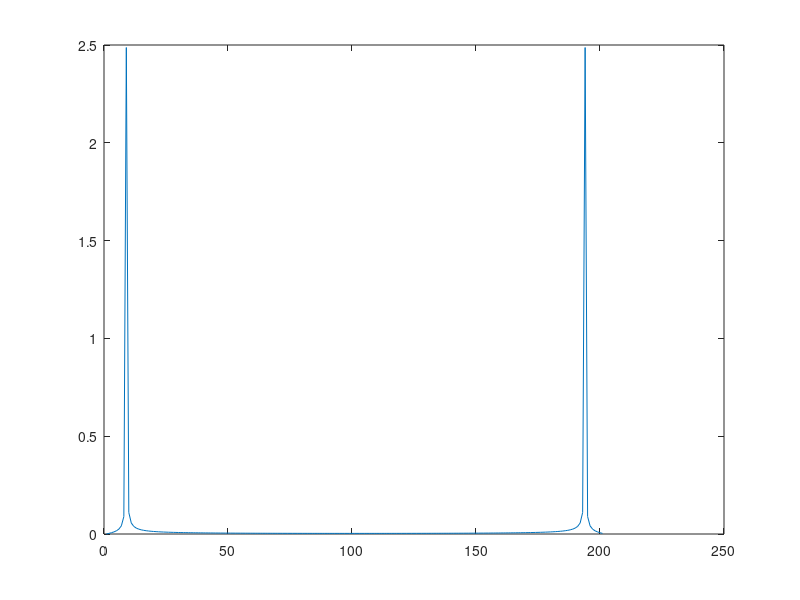

Recreate this plot in MATLAB.
final_point=3;
time=1:0.01:final_point;
omega=2*pi*4;
y1=2.5*sin(omega*time);
% %FFT
acc_inpt=y1;
n_fft=length(acc_inpt);
 
ff=fft(acc_inpt,n_fft);
num_points=n_fft; 
ff=ff/(num_points/2);
figure;
plot(abs(ff))